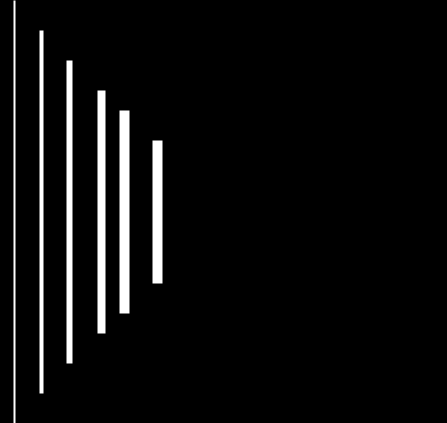
Frame 1 (no input)
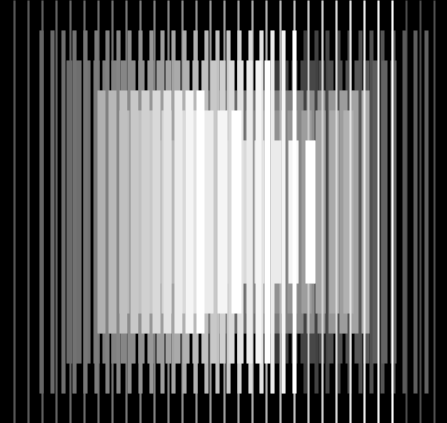
Frame 60 (the mouse pressed at the canvas centre just before this capture)
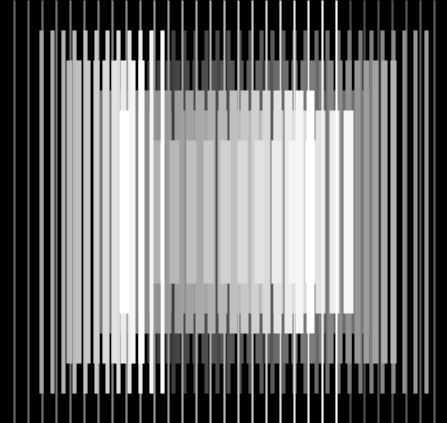
Frame 120 (the mouse held since frame 60 and released just before this capture)

The Processing sketch that drew these frames (run headless with seeded random() and noise(); from frame 60 on, the mouse is pressed at the canvas centre):

// Processing sketch: homenaje_03
// ── homenaje_03.pde
float x,x1,x2,x3,x4,x5;

void setup() {
  size(447, 423);
  strokeCap(SQUARE);
  background(0);
  x =0;
  x1 = 30;
  x2 = 60;
  x3 = 90;
  x4 = 110;
  x5 = 140;
}

void draw() {
  noStroke();
  fill(0,10);
  rect(0,0,width,height);
  x+=14;
  x1+=11;
  x2+=9;
  x3+=11;
  x4+=14;
  x5+=17;
  stroke(255);
  strokeWeight(2);
  line(x,0,x,height);
  strokeWeight(4);
  line(x1,30,x1,height-30);
  strokeWeight(6);
  line(x2,60,x2,height-60);
  strokeWeight(8);
  line(x3,90,x3,height-90);
  strokeWeight(10);
  line(x4,110,x4,height-110);
  strokeWeight(10);
  line(x5,140,x5,height-140);
  
  
  if (x >= width) {
    x = 0;
  }
  if (x1 >= width-30) {
    x1 = 30;
  }
  if (x2 >= width-60) {
    x2 = 60;
  }
  if (x3 >= width-90) {
    x3 = 90;
  }
  if (x4 >= width-110) {
    x4 = 110;
  }
  if (x5 >= width-140) {
    x5 = 140;
  }
}
